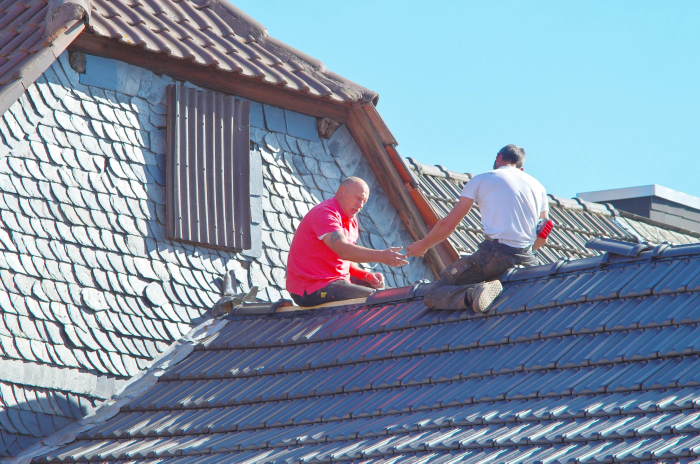
#> input picture assets/img/A-practical-approach-to-your-roof-not-a-one-size-fits-all-answer.webp, 1400 x 927 px, given in place of hero.webp, which was not available (shown at 1/2 size)
$ python build.py
#> lines starting #> are read from the running program, lines starting #| are printed output that depends on the picture; pictures that were not available may be replaced by others from this repository, and a replacement may not be noted
#!/usr/bin/env python3
"""Static site generator for thecolonypublicadjuster.com.

    python3 build.py      -> writes the full site into ./dist and ./thecolonypublicadjuster-site.zip

Standard library only (Pillow optional, used to read image sizes and make the OG image).
"""
import html
import json
import os
import re
import shutil
import zipfile
from datetime import date

from content.services import SERVICES, SERVICE_BY_SLUG
from content.blog import POSTS, POST_BY_SLUG
from content import pages as P

ROOT = os.path.dirname(os.path.abspath(__file__))
STATIC = os.path.join(ROOT, "static")
DIST = os.path.join(ROOT, "dist")
ZIP = os.path.join(ROOT, "thecolonypublicadjuster-site.zip")

SITE = {
    "name": "The Colony Public Adjuster",
    "origin": "https://thecolonypublicadjuster.com",
    "phone": "(832) 503-5866",
    "phone_href": "+18325035866",
    "phone_schema": "+1-832-503-5866",
    "email": "info@thecolonypublicadjuster.com",
    "company": "Rise Public Adjusting LLC",
    "license": "3356839",
    "city": "The Colony",
    "county": "Denton County",
    "zip": "75056",
    "lat": "33.0890",
    "lng": "-96.8864",
    "parent_site": "https://txpublicadjusting.com/",
}
TODAY = date.today().isoformat()
ASSET_VER = TODAY.replace("-", "")

# --------------------------------------------------------------------------- icons
_I = {
    "arrow": '<path d="M5 12h14M13 6l6 6-6 6"/>',
    "check": '<path d="M20 6 9 17l-5-5"/>',
    "phone": '<path d="M22 16.9v3a2 2 0 0 1-2.2 2 19.8 19.8 0 0 1-8.6-3.1 19.5 19.5 0 0 1-6-6A19.8 19.8 0 0 1 2.1 4.2 2 2 0 0 1 4.1 2h3a2 2 0 0 1 2 1.7c.1.9.4 1.8.7 2.7a2 2 0 0 1-.5 2.1L8 9.8a16 16 0 0 0 6 6l1.3-1.3a2 2 0 0 1 2.1-.4c.9.3 1.8.6 2.7.7a2 2 0 0 1 1.7 2z"/>',
    "mail": '<rect x="2" y="4" width="20" height="16" rx="2"/><path d="m22 7-10 6L2 7"/>',
    "home": '<path d="M3 10.5 12 3l9 7.5V20a1 1 0 0 1-1 1h-5v-6H9v6H4a1 1 0 0 1-1-1z"/>',
    "building": '<rect x="4" y="2" width="16" height="20" rx="2"/><path d="M9 22v-4h6v4M8 6h.01M12 6h.01M16 6h.01M8 10h.01M12 10h.01M16 10h.01M8 14h.01M12 14h.01M16 14h.01"/>',
    "hail": '<path d="M16 13V9a4 4 0 1 0-8 0 4 4 0 0 0-4 4h0a3 3 0 0 0 3 3h10a3 3 0 0 0 0-6"/><path d="M8 19v.01M12 21v.01M16 19v.01"/>',
    "droplet": '<path d="M12 2.7s7 7.3 7 12.3a7 7 0 0 1-14 0c0-5 7-12.3 7-12.3z"/>',
    "flame": '<path d="M8.5 14.5A2.5 2.5 0 0 0 11 12c0-1.4-.5-2-1-3-1-2.1-.2-4 2-6 .5 2.5 2 4.9 4 6.5 2 1.6 3 3.5 3 5.5a7 7 0 1 1-14 0c0-1.2.4-2.3 1-3.3.3 1.6 1.3 2.8 2.5 2.8z"/>',
    "filex": '<path d="M14 2H6a2 2 0 0 0-2 2v16a2 2 0 0 0 2 2h12a2 2 0 0 0 2-2V8z"/><path d="M14 2v6h6M9.5 12.5l5 5M14.5 12.5l-5 5"/>',
    "search": '<circle cx="11" cy="11" r="7"/><path d="m21 21-4.3-4.3"/>',
    "clipboard": '<rect x="8" y="2" width="8" height="4" rx="1"/><path d="M16 4h2a2 2 0 0 1 2 2v14a2 2 0 0 1-2 2H6a2 2 0 0 1-2-2V6a2 2 0 0 1 2-2h2M9 13l2 2 4-4"/>',
    "calculator": '<rect x="4" y="2" width="16" height="20" rx="2"/><path d="M8 6h8M8 11h.01M12 11h.01M16 11h.01M8 15h.01M12 15h.01M16 15v3M8 18h4"/>',
    "percent": '<path d="M19 5 5 19"/><circle cx="6.5" cy="6.5" r="2.5"/><circle cx="17.5" cy="17.5" r="2.5"/>',
    "trend": '<path d="M3 17l6-6 4 4 8-8"/><path d="M14 7h7v7"/>',
    "list": '<path d="M9 6h11M9 12h11M9 18h11"/><path d="m3 6 1 1 2-2M3 12l1 1 2-2M3 18l1 1 2-2"/>',
    "box": '<path d="M21 8 12 3 3 8v8l9 5 9-5z"/><path d="M3 8l9 5 9-5M12 13v8"/>',
    "book": '<path d="M4 19.5A2.5 2.5 0 0 1 6.5 17H20V2H6.5A2.5 2.5 0 0 0 4 4.5z"/><path d="M4 19.5A2.5 2.5 0 0 0 6.5 22H20v-5"/>',
    "calendar": '<rect x="3" y="4" width="18" height="18" rx="2"/><path d="M16 2v4M8 2v4M3 10h18M8 14h.01M12 14h.01M16 14h.01M8 18h.01M12 18h.01"/>',
    "shield": '<path d="M12 22s8-4 8-10V5l-8-3-8 3v7c0 6 8 10 8 10z"/><path d="m9 12 2 2 4-4"/>',
    "users": '<path d="M17 21v-2a4 4 0 0 0-4-4H5a4 4 0 0 0-4 4v2"/><circle cx="9" cy="7" r="4"/><path d="M23 21v-2a4 4 0 0 0-3-3.9M16 3.1a4 4 0 0 1 0 7.8"/>',
    "pin": '<path d="M20 10c0 6-8 12-8 12s-8-6-8-12a8 8 0 0 1 16 0z"/><circle cx="12" cy="10" r="3"/>',
    "clock": '<circle cx="12" cy="12" r="10"/><path d="M12 6v6l4 2"/>',
    "message": '<path d="M21 15a2 2 0 0 1-2 2H7l-4 4V5a2 2 0 0 1 2-2h14a2 2 0 0 1 2 2z"/>',
    "camera": '<path d="M23 19a2 2 0 0 1-2 2H3a2 2 0 0 1-2-2V8a2 2 0 0 1 2-2h4l2-3h6l2 3h4a2 2 0 0 1 2 2z"/><circle cx="12" cy="13" r="4"/>',
    "scale": '<path d="M12 3v18M5 21h14M3 7h18M6 7l-3 7a3 3 0 0 0 6 0zM18 7l-3 7a3 3 0 0 0 6 0z"/>',
    "eye": '<path d="M1 12s4-8 11-8 11 8 11 8-4 8-11 8S1 12 1 12z"/><circle cx="12" cy="12" r="3"/>',
    "up": '<path d="M12 19V5M5 12l7-7 7 7"/>',
    "star": '<path d="m12 2 3.1 6.3 6.9 1-5 4.9 1.2 6.8L12 17.8 5.8 21l1.2-6.8-5-4.9 6.9-1z"/>',
}


def icon(name, cls=""):
    c = f' class="{cls}"' if cls else ""
    return (f'<svg{c} viewBox="0 0 24 24" fill="none" stroke="currentColor" stroke-width="2" '
            f'stroke-linecap="round" stroke-linejoin="round" aria-hidden="true">{_I[name]}</svg>')


ARROW = icon("arrow")

# --------------------------------------------------------------------------- images
_SIZES = {}


# [27 lines left out: functions _size, img, not called in this run]


# --------------------------------------------------------------------------- navigation
NAV = [("Home", "/"), ("About", "/about/"), ("Services", "/services/"), ("Process", "/our-process/"),
       ("Tools", "/tools/"), ("Blog", "/blog/"), ("FAQs", "/faqs/"), ("Contact", "/contact/")]


# [42 lines left out: functions header, footer, not called in this run]


# --------------------------------------------------------------------------- schema
ORG_ID = SITE["origin"] + "/#organization"


# [141 lines left out: functions base_schema, breadcrumb_schema, faq_schema, render, page_hero, cta_band and 2 more, not called in this run]


def fmt_date(iso):
    y, m, d = map(int, iso.split("-"))
    return date(y, m, d).strftime("%B %-d, %Y")


# [8 lines left out: function blog_cards, not called in this run]


TOOLS = [
    {"slug": "deductible-calculator", "name": "Deductible calculator", "kicker": "Calculator", "icon": "percent",
     "short": "Turn a percentage deductible into dollars and compare it with a repair estimate."},
    {"slug": "claim-payment-calculator", "name": "Claim payment calculator", "kicker": "Calculator", "icon": "calculator",
     "short": "See how RCV, depreciation, your deductible and prior payments shape a claim payment."},
    {"slug": "depreciation-calculator", "name": "Depreciation calculator", "kicker": "Worksheet", "icon": "trend",
     "short": "Estimate actual cash value for roofs, flooring, appliances and more, item by item."},
    {"slug": "texas-claim-deadlines", "name": "Texas claim deadline calculator", "kicker": "Timeline", "icon": "calendar",
     "short": "Map the insurer response dates set by the Texas Prompt Payment of Claims Act."},
    {"slug": "claim-checklist", "name": "Claim preparation checklist", "kicker": "Checklist", "icon": "list",
     "short": "A 24-step, five-stage checklist that saves your progress and prints cleanly."},
    {"slug": "home-inventory", "name": "Home inventory builder", "kicker": "Organizer", "icon": "box",
     "short": "Build a room-by-room contents list with values, then export it to CSV."},
    {"slug": "claim-diary", "name": "Claim communication diary", "kicker": "Organizer", "icon": "message",
     "short": "Log every call, email and inspection with follow-up reminders."},
]
TOOL_BY_SLUG = {t["slug"]: t for t in TOOLS}


# [4 lines left out: function tool_cards, not called in this run]


# --------------------------------------------------------------------------- writing
PAGES = []  # (path, html)


# [6 lines left out: function write, not called in this run]


def build():
    if os.path.isdir(DIST):
        shutil.rmtree(DIST)
    shutil.copytree(STATIC, DIST)
    make_og_image()
    ctx = dict(SITE=SITE, SERVICES=SERVICES, SERVICE_BY_SLUG=SERVICE_BY_SLUG, POSTS=POSTS, POST_BY_SLUG=POST_BY_SLUG,
               TOOLS=TOOLS, TOOL_BY_SLUG=TOOL_BY_SLUG, render=render, page_hero=page_hero, cta_band=cta_band,
               faq_block=faq_block, service_cards=service_cards, blog_cards=blog_cards, tool_cards=tool_cards,
               icon=icon, img=img, ARROW=ARROW, breadcrumb_schema=breadcrumb_schema, faq_schema=faq_schema,
               fmt_date=fmt_date, TODAY=TODAY, write=write)
    P.build_all(ctx)
    write_sitemaps()
    make_zip()
    print(f"Built {len(PAGES)} pages into {DIST}")
    print(f"Zip: {ZIP} ({os.path.getsize(ZIP) // 1024} KB)")


def write_sitemaps():
    urls = [p for p in PAGES if p.endswith("/")]
    prio = lambda u: "1.0" if u == "/" else ("0.9" if u.count("/") == 3 and u.startswith("/services/") else "0.8" if u in ("/services/", "/contact/", "/tools/") else "0.7")
    items = "".join(f"<url><loc>{SITE['origin']}{u}</loc><lastmod>{TODAY}</lastmod><priority>{prio(u)}</priority></url>"
                    for u in urls if u not in ("/sitemap/",))
    with open(os.path.join(DIST, "sitemap.xml"), "w", encoding="utf-8") as f:
        f.write('<?xml version="1.0" encoding="UTF-8"?>\n<urlset xmlns="http://www.sitemaps.org/schemas/sitemap/0.9">' + items + "</urlset>\n")


def make_og_image():
    try:
        from PIL import Image, ImageDraw, ImageFont
    except ImportError:
        return
    src = os.path.join(STATIC, "assets", "img", "hero.webp")
    with Image.open(src) as im:
#> im is the input picture: PIL image 1400x927 RGB; mean R, G, B 130, 147.3, 167.1
        im = im.convert("RGB")
        w, h = im.size
#> w = 1400; h = 927
        tw, th = 1200, 630
        scale = max(tw / w, th / h)
#> scale = 0.857
        im = im.resize((int(w * scale) + 1, int(h * scale) + 1))
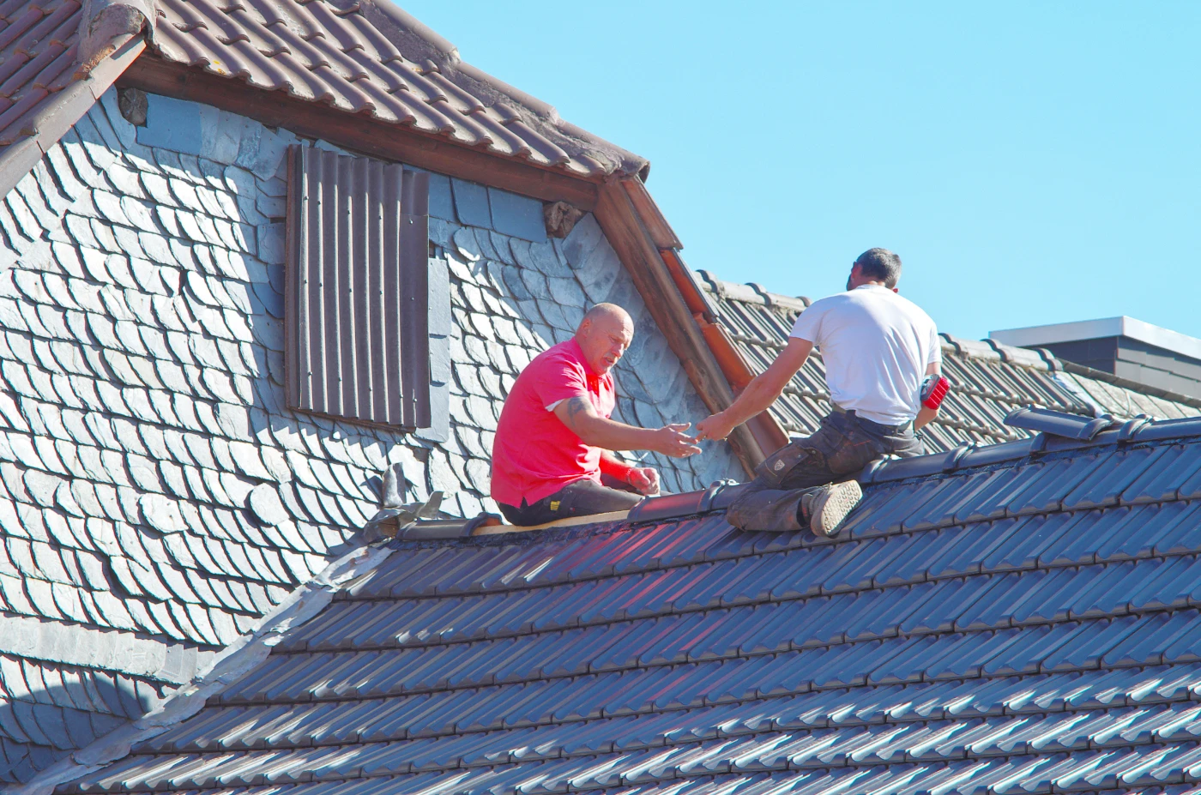
#> im: PIL image 1201x795 RGB; mean R, G, B 129.9, 147.3, 167.1
        left = (im.width - tw) // 2
#> left = 0
        top = (im.height - th) // 2
#> top = 82
        im = im.crop((left, top, left + tw, top + th))
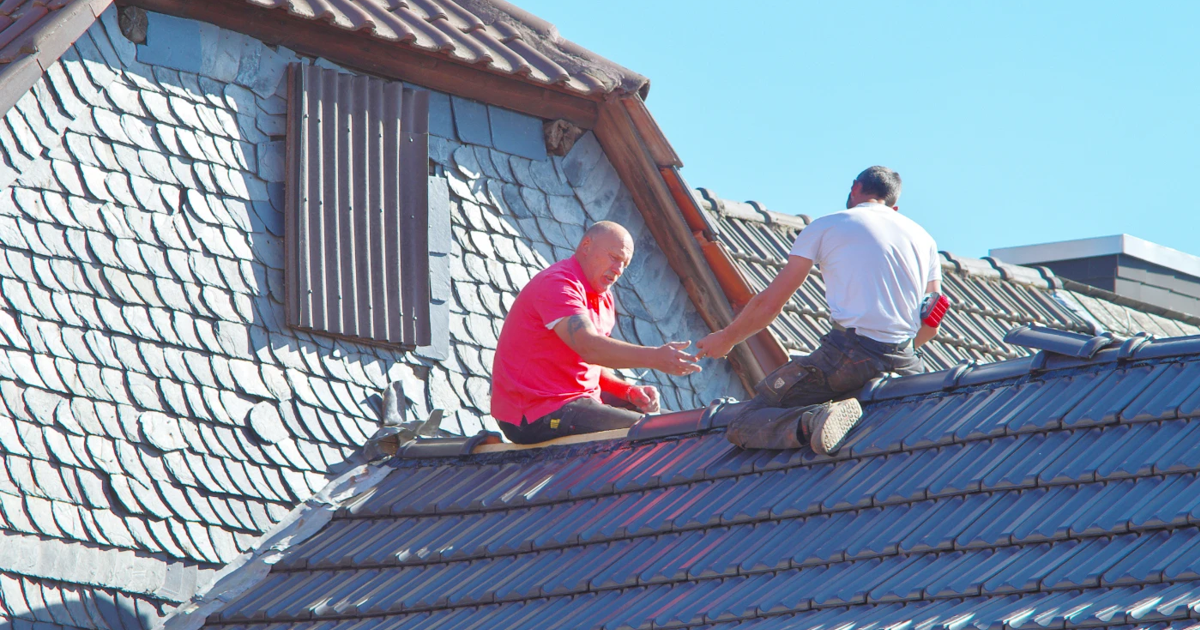
#> im: PIL image 1200x630 RGB; mean R, G, B 131.7, 146.3, 165.6
        overlay = Image.new("RGBA", (tw, th))
#> overlay: PIL image 1200x630 RGBA; every value is 0
        d = ImageDraw.Draw(overlay)
        for x in range(tw):
            a = int(235 * max(0.0, 1 - x / (tw * 0.85)))
            d.line([(x, 0), (x, th)], fill=(42, 11, 23, a))
        im = Image.alpha_composite(im.convert("RGBA"), overlay)
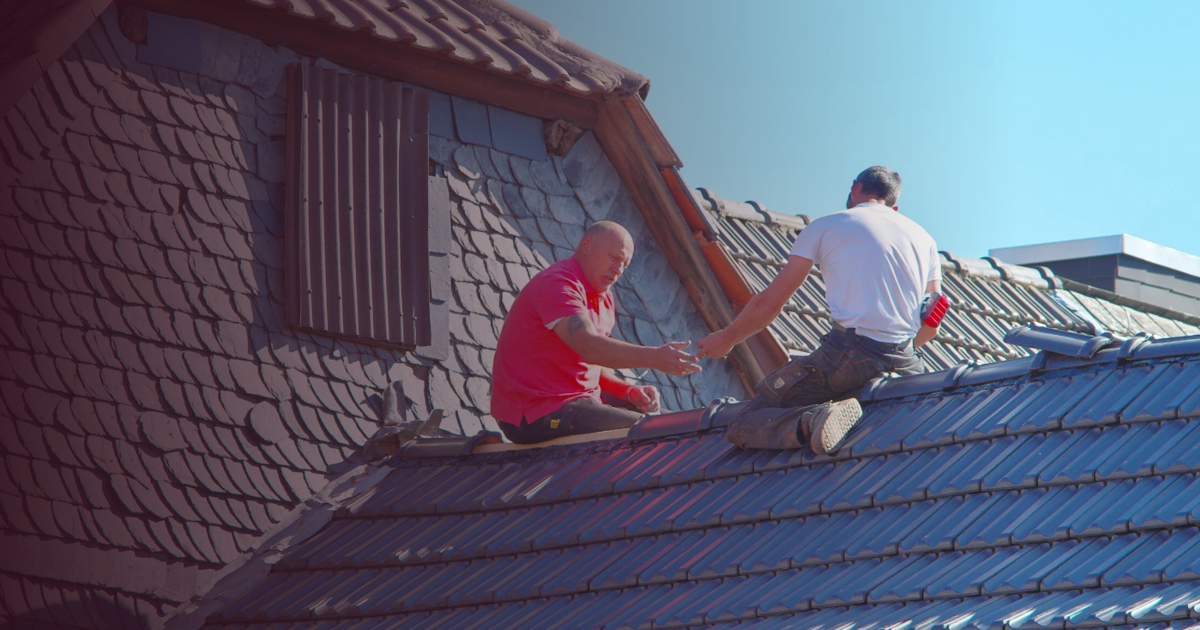
#> im: PIL image 1200x630 RGBA; mean R, G, B, A 92.1, 92.3, 110.9, 255
        d = ImageDraw.Draw(im)
        serif = "/usr/share/fonts/truetype/dejavu/DejaVuSerif-Bold.ttf"
        sans = "/usr/share/fonts/truetype/dejavu/DejaVuSans-Bold.ttf"
        try:
            f1 = ImageFont.truetype(serif, 64)
            f2 = ImageFont.truetype(sans, 28)
        except Exception:
            f1 = f2 = ImageFont.load_default()
        d.text((70, 190), "The Colony", font=f1, fill="white")
        d.text((70, 270), "Public Adjuster", font=f1, fill="white")
        d.rectangle([70, 370, 170, 376], fill=(226, 196, 143))
        d.text((70, 400), "Property claim help for homeowners", font=f2, fill=(241, 223, 229))
        d.text((70, 440), "and businesses  ·  (832) 503-5866", font=f2, fill=(241, 223, 229))
        im.convert("RGB").save(os.path.join(DIST, "assets", "img", "og-image.jpg"), quality=84)
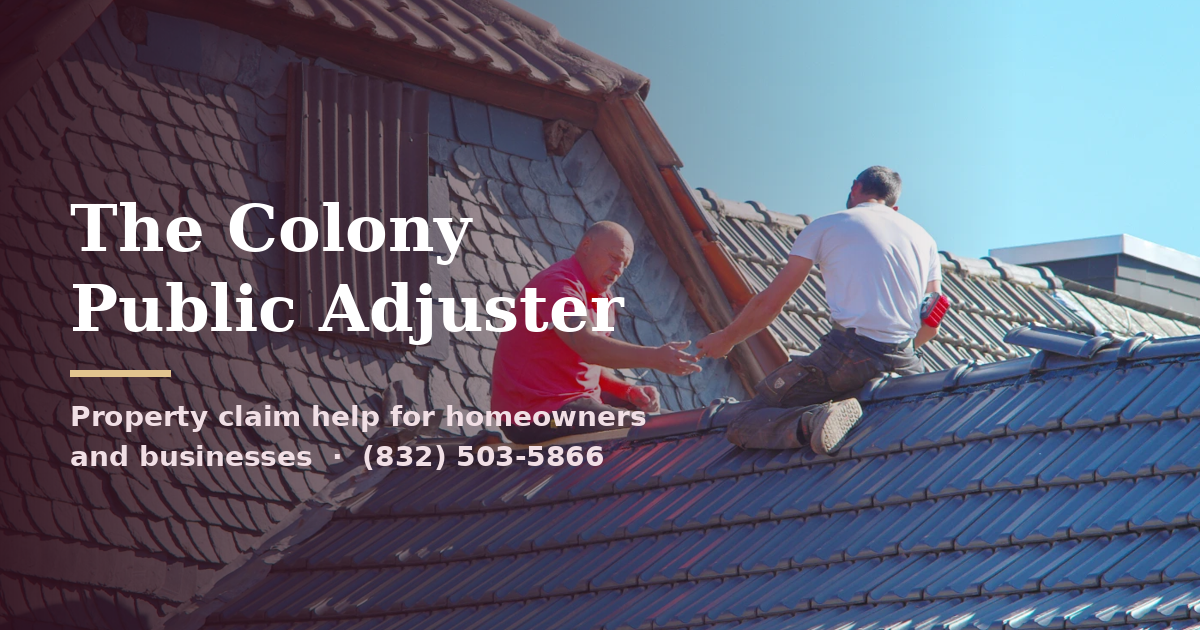
#> saved as og-image.jpg: PIL image 1200x630 RGB; mean R, G, B 98.1, 99, 117.2


def make_zip():
    if os.path.exists(ZIP):
        os.remove(ZIP)
    with zipfile.ZipFile(ZIP, "w", zipfile.ZIP_DEFLATED) as z:
        for base, _dirs, files in os.walk(DIST):
            for fn in sorted(files):
                full = os.path.join(base, fn)
                z.write(full, os.path.relpath(full, DIST))


if __name__ == "__main__":
    build()

$ run again, on bastroproofs/assets/img/Asphalt-Shingle-Roofing.webp
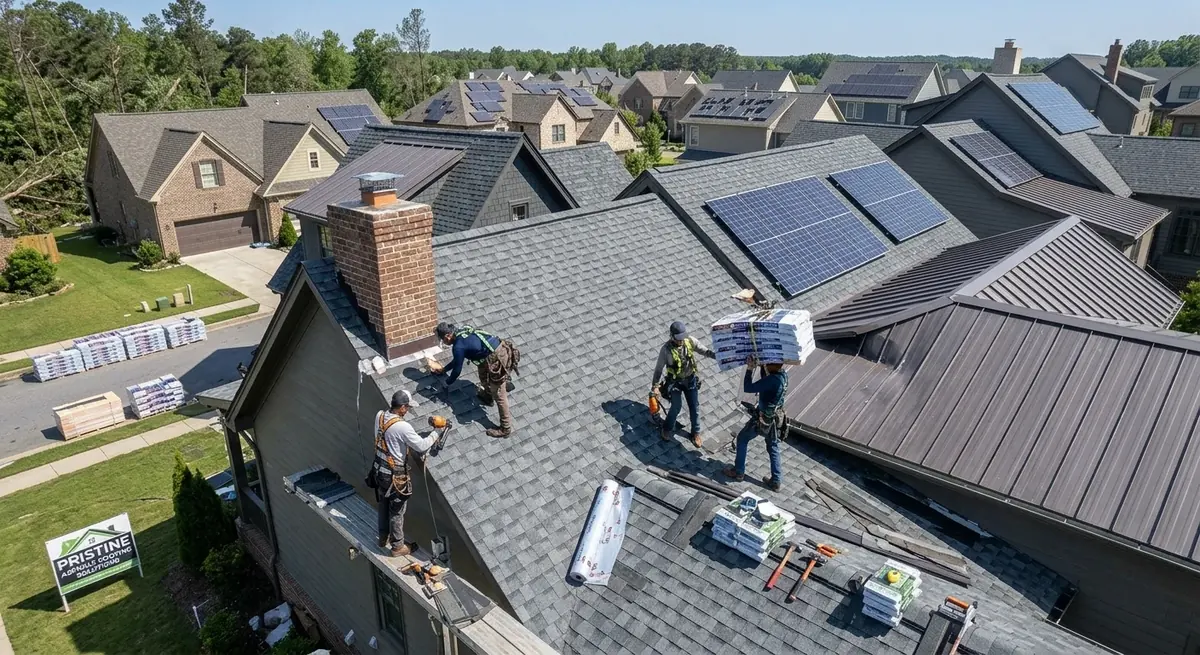
#> input picture bastroproofs/assets/img/Asphalt-Shingle-Roofing.webp, 1200 x 655 px, given in place of hero.webp, which was not available
#> in make_og_image, im is the input picture: PIL image 1200x655 RGB; mean R, G, B 113, 117.6, 115.7
#> in make_og_image, `im = im.crop((left, top, left + tw, top + th))`:
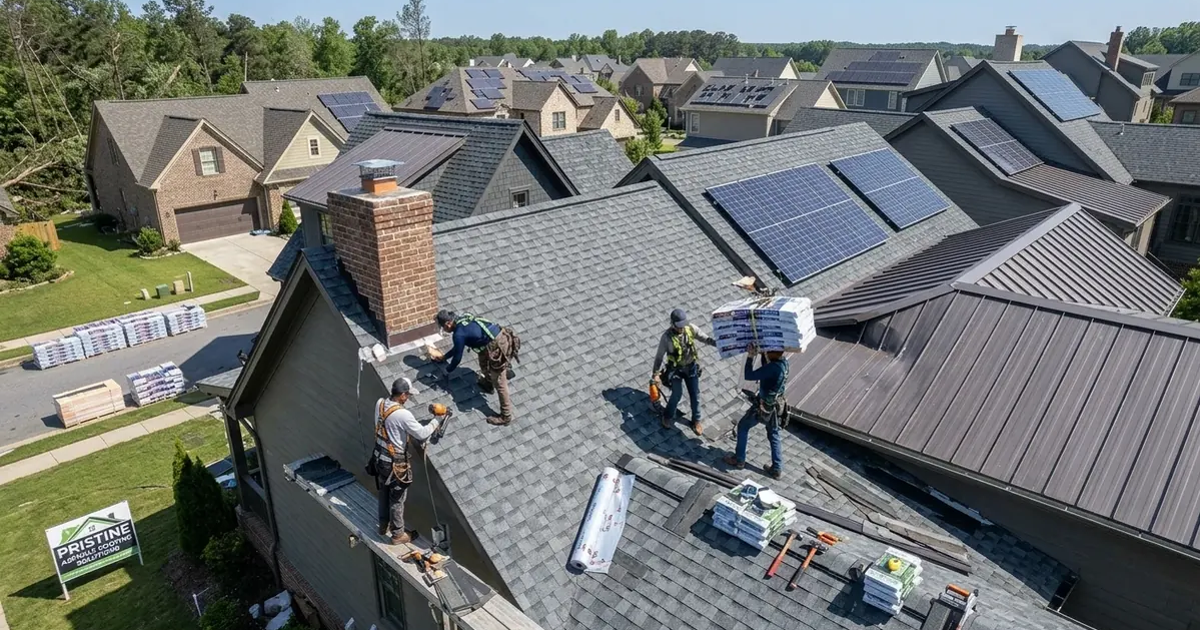
#> im: PIL image 1200x630 RGB; mean R, G, B 112.3, 116.4, 114
#> overlay: PIL image 1200x630 RGBA; every value is 0
#> in make_og_image, `im.convert("RGB").save(os.path.join(DIST, "assets", "img", "og-image.j..`:
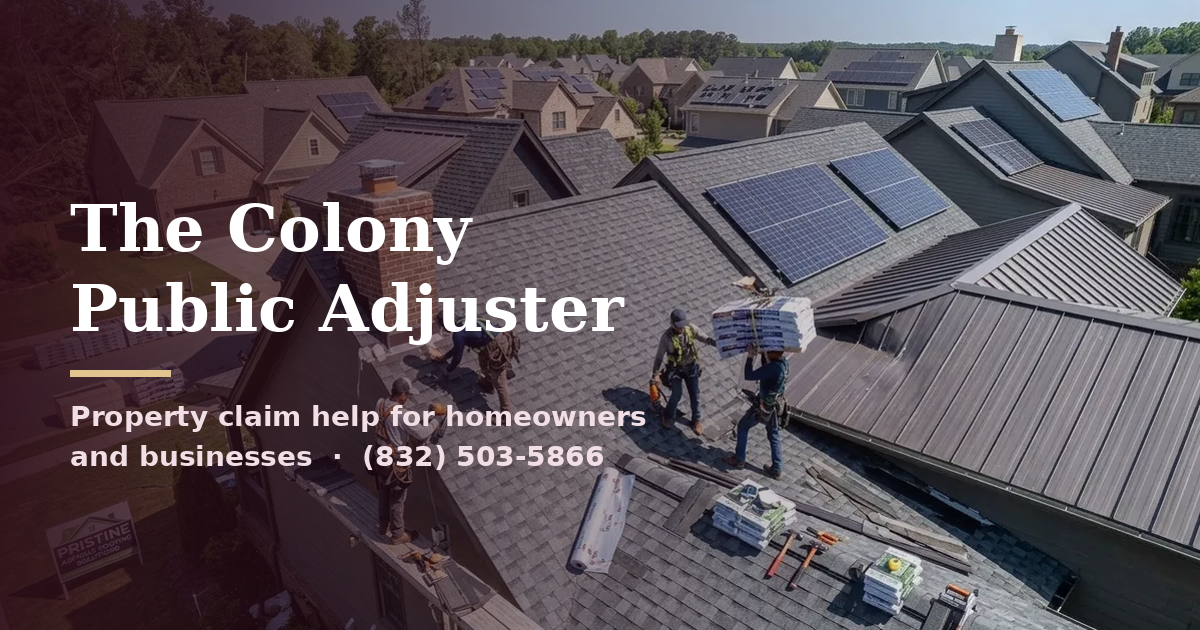
#> saved as og-image.jpg: PIL image 1200x630 RGB; mean R, G, B 91.1, 82.3, 89
